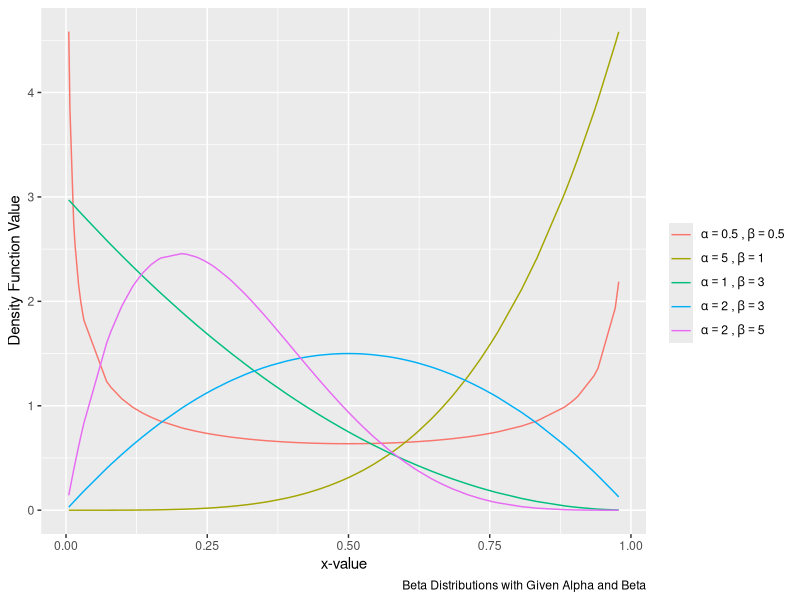
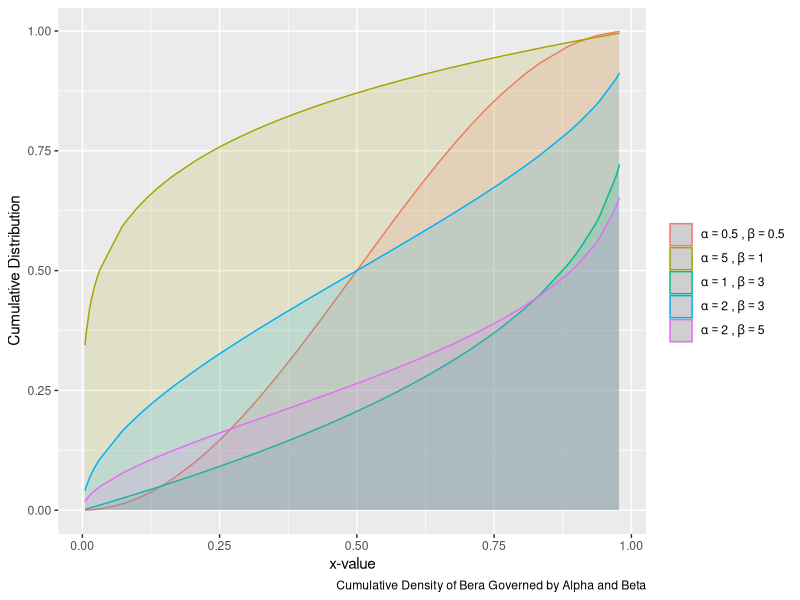

The R script that drew these images, in order:
## ---- chunk 1
knitr::opts_chunk$set(echo = TRUE)
library(ggplot2)
library(dplyr)
library(magrittr)
library(zoo)
## ---- chunk 2

# generate initial dataframe, arranged by smallest xval first
PDFs <- as.data.frame(runif(100, 0.0, 1.0))
colnames(PDFs) <- "xValue"
PDFs %<>% 
  arrange(xValue)
  
# store given alphas and betas
alphas <- c(0.5, 5, 1, 2, 2)
betas <- c(0.5, 1, 3, 2, 5)

# start filling DF!
generatePDFs <- function(df, alphaArray, betaArray){
  
  # loop through all 5 given alphas/betas
  for(i in 1:5){
    a <- alphaArray[i]
    b <- betaArray[i]
    
    # extract x values
    xVals <- df$xValue
    betaDistribution <- c()
    
    # start filling the distribution vector
    for(k in 1:length(xVals)){
       betaDistribution[k] <- dbeta(xVals[k], a, b)
    }
    
    # convert distribution vector into df column
    df[[i+1]] <- betaDistribution
  }
  names(df) <-  c("xValue", "B1", "B2", "B3", "B4", "B5")
  return(df)
}

PDFs <- generatePDFs(PDFs, alphas, betas)

PDFs %>% 
  ggplot( aes(x=xValue)) +
    geom_line(aes(y=B1, color='1')) + 
    geom_line(aes(y=B2, color='2')) +
    geom_line(aes(y=B3, color='3')) + 
    geom_line(aes(y=B4, color='4'))+ 
    geom_line(aes(y=B5, color='5')) +
    scale_color_discrete(name="", labels=c(bquote(alpha==0.5~","~beta==0.5),
                                           bquote(alpha==5~","~beta==1),
                                           bquote(alpha==1~","~beta==3),
                                           bquote(alpha==2~","~beta==3),
                                           bquote(alpha==2~","~beta==5))) + 
  xlab("x-value") + 
  ylab("Density Function Value") +
  labs(caption="Beta Distributions with Given Alpha and Beta")
## ---- chunk 3

generateCDFs <- function(df, alphaArray, betaArray){
  
  # loop through all 5 given alphas/betas
  for(i in 1:5){
    a <- alphaArray[i]
    b <- betaArray[i]
    
    # extract x values
    xVals <- df$xValue
    betaCumulative <- c()
    
    # start filling the cumulative vector
    for(k in 1:length(xVals)){
       betaCumulative[k] <- qbeta(xVals[k], a, b)
    }
    
    # convert distribution vector into df column
    df[[i+5+1]] <- betaCumulative
  }
  
  names(df) <-  c("xValue", "B1", "B2", "B3", "B4", "B5",
                  "BC1", "BC2", "BC3", "BC4", "BC5")
  return(df)
}

PDFCDF <- generateCDFs(PDFs, alphas, betas)

ggplot(data=PDFCDF, aes(x=xValue)) +
  geom_area(aes(y=BC1, color="1", fill="1"), alpha=0.15) +
  geom_area(aes(y=BC2, color="2", fill="2"), alpha=0.15) +
  geom_area(aes(y=BC3, color= "3", fill="3"), alpha=0.15) +
  geom_area(aes(y=BC4, color ="4", fill="4"), alpha=0.15) +
  geom_area(aes(y=BC5, color = "5", fill="5"), alpha=0.15) +
  scale_color_discrete(name="", labels=c(bquote(alpha==0.5~","~beta==0.5),
                                         bquote(alpha==5~","~beta==1),
                                         bquote(alpha==1~","~beta==3),
                                         bquote(alpha==2~","~beta==3),
                                         bquote(alpha==2~","~beta==5))) + 
  scale_fill_discrete(guide=FALSE) +
  xlab("x-value") + 
  ylab("Cumulative Distribution") +
  labs(caption="Cumulative Density of Bera Governed by Alpha and Beta") 

## ---- chunk 4

## ---- chunk 5

